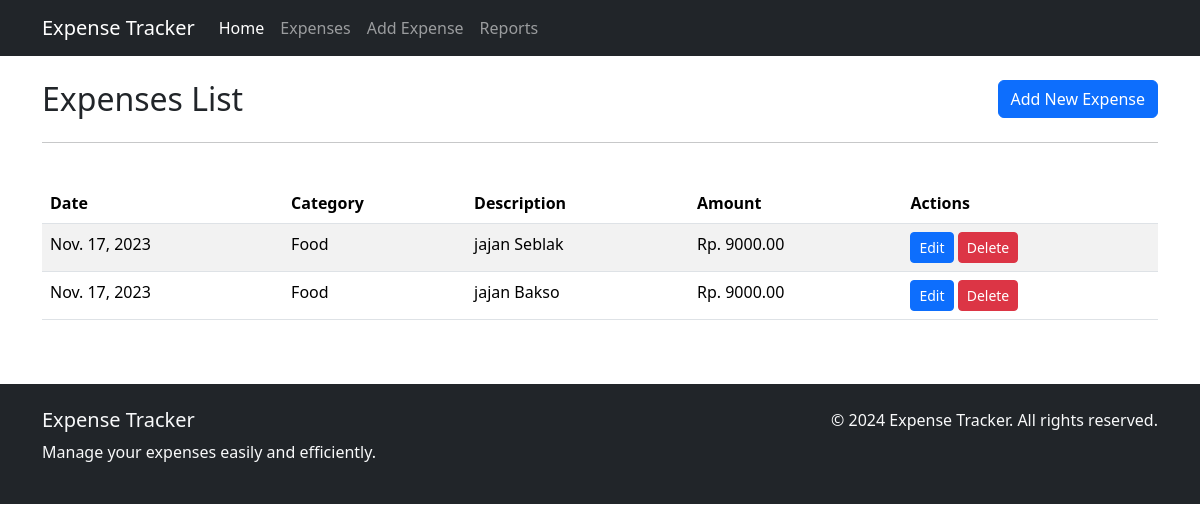
The page /expenses/ on the database as committed earlier.
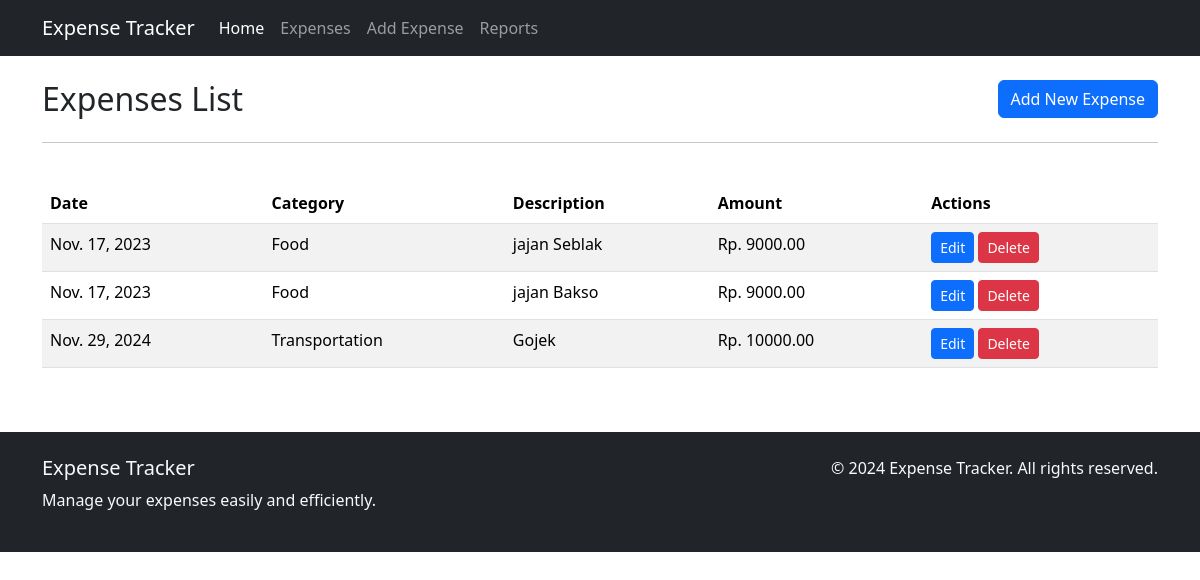
The same page on the database as committed later.
### pengeluaran/models.py (models this page shows)
class Expenses(models.Model):
    amount = models.DecimalField(max_digits=10, decimal_places=2, null=True)
    description = models.CharField(max_length=255, null=True)
    category = models.CharField(max_length=100, null=True)
    date = models.DateField(null=True)
    created_at = models.DateTimeField(auto_now_add=True, null=True)
    updated_at = models.DateTimeField(auto_now=True, null=True)
    def __str__(self):
        return f"{self.description} - {self.amount}"
    class Meta:
        verbose_name_plural = "Expenses"

### pengeluaran/views.py (the view)
# urls.py: path('expenses/', expenses, name='expenses'),
def expenses(request):
    print('Test Debug')
    data = Expenses.objects.all()
    print(data)
    context = {
        'data':data
    }
    return render(request, 'expenses.html', context)

### pengeluaran/templates/expenses.html (shortened to what this page needs)
{% extends 'base.html' %}
{% block content %}
<div class="container mt-4">
    <div class="row">
        <div class="col-12">
            <div class="d-flex justify-content-between align-items-center mb-4">
                <h2 class="mb-0">Expenses List</h2>
                <a href="{% url 'add-expenses' %}" class="btn btn-primary">
                     Add New Expense
                </a>
            </div>
            <hr>
        </div>
    </div>
</div>
<div class="container mt-4">
    <div class="table-responsive">
        <table class="table table-striped">
            <thead>
                <tr>
                    <th>Date</th>
                    <th>Category</th>
                    <th>Description</th>
                    <th>Amount</th>
                    <th>Actions</th>
                </tr>
            </thead>
            <tbody>
                {% for x in  data %}
                    <tr>
                        <td>{{ x.date }}</td>
                        <td>{{ x.category }}</td>
                        <td>{{ x.description }}</td>
                        <td>Rp. {{ x.amount }}</td>
                        <td>
                            <a href="{% url 'form_update_expenses' x.id %}" class="btn btn-sm btn-primary">
                                Edit
                            </a>
                            <a href="{% url 'delete_expenses' x.id %}" class="btn btn-sm btn-danger">
                                Delete
                            </a>
                        </td>
                    </tr>
                {% endfor %}
            </tbody>
        </table>
    </div>
</div>
{% endblock content %}

Rows that differ between the two databases and show on the page:
added Expenses: date "Nov. 29, 2024", category "Transportation", description "Gojek", amount "10000.00"
